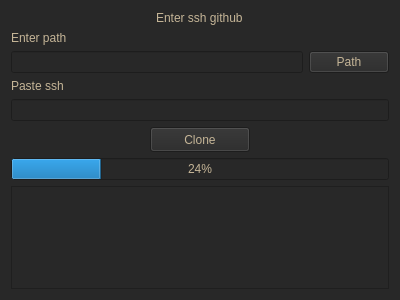
<?xml version="1.0" encoding="UTF-8"?>
<ui version="4.0">
 <class>GitAddWidget</class>
 <widget class="QWidget" name="GitAddWidget">
  <property name="geometry">
   <rect>
    <x>0</x>
    <y>0</y>
    <width>400</width>
    <height>300</height>
   </rect>
  </property>
  <property name="minimumSize">
   <size>
    <width>400</width>
    <height>178</height>
   </size>
  </property>
  <property name="maximumSize">
   <size>
    <width>400</width>
    <height>300</height>
   </size>
  </property>
  <property name="windowTitle">
   <string>Form</string>
  </property>
  <property name="styleSheet">
   <string notr="true">background-color: rgb(40, 40, 40);
font: 300 11pt &quot;Cantarell&quot;;
color: rgb(197, 181, 151);</string>
  </property>
  <layout class="QVBoxLayout" name="verticalLayout">
   <item alignment="Qt::AlignmentFlag::AlignHCenter">
    <widget class="QLabel" name="label">
     <property name="maximumSize">
      <size>
       <width>120</width>
       <height>25</height>
      </size>
     </property>
     <property name="text">
      <string>Enter ssh github</string>
     </property>
    </widget>
   </item>
   <item>
    <widget class="QLabel" name="lb_path">
     <property name="text">
      <string>Enter path</string>
     </property>
    </widget>
   </item>
   <item>
    <layout class="QHBoxLayout" name="horizontalLayout">
     <item>
      <widget class="QLineEdit" name="le_path">
       <property name="styleSheet">
        <string notr="true">font: italic 9pt &quot;Cantarell&quot;;
color: rgb(197, 181, 151);</string>
       </property>
      </widget>
     </item>
     <item>
      <widget class="QPushButton" name="pb_path">
       <property name="text">
        <string>Path</string>
       </property>
      </widget>
     </item>
    </layout>
   </item>
   <item>
    <widget class="QLabel" name="lb_ssh">
     <property name="text">
      <string>Paste ssh</string>
     </property>
    </widget>
   </item>
   <item>
    <widget class="QLineEdit" name="le_github_ssh">
     <property name="styleSheet">
      <string notr="true">color: rgb(197, 181, 151);
font: italic 9pt &quot;Cantarell&quot;;</string>
     </property>
     <property name="inputMask">
      <string/>
     </property>
    </widget>
   </item>
   <item alignment="Qt::AlignmentFlag::AlignHCenter">
    <widget class="QPushButton" name="pb_clone">
     <property name="minimumSize">
      <size>
       <width>100</width>
       <height>25</height>
      </size>
     </property>
     <property name="maximumSize">
      <size>
       <width>100</width>
       <height>25</height>
      </size>
     </property>
     <property name="text">
      <string>Clone</string>
     </property>
    </widget>
   </item>
   <item>
    <widget class="QProgressBar" name="progressBar">
     <property name="value">
      <number>24</number>
     </property>
    </widget>
   </item>
   <item>
    <widget class="QPlainTextEdit" name="plainTextEdit"/>
   </item>
  </layout>
 </widget>
 <resources/>
 <connections/>
</ui>
